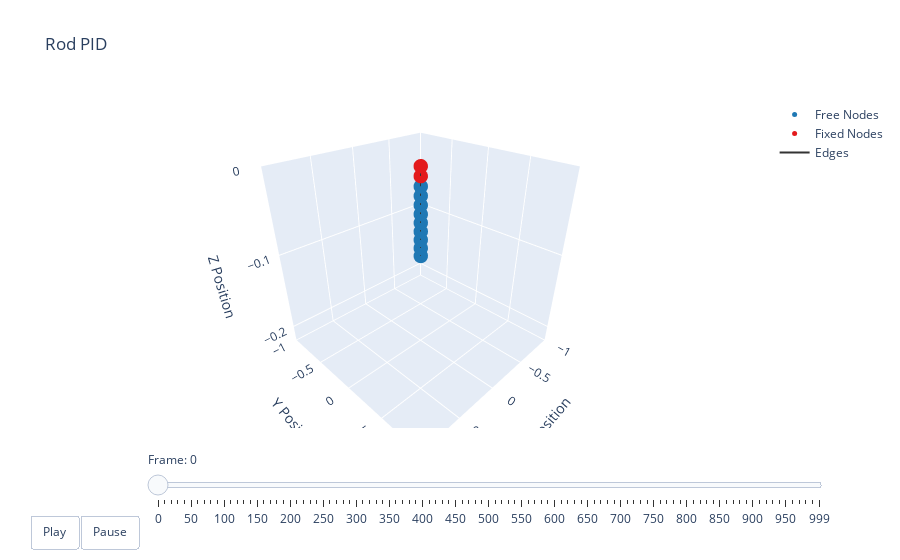

Here is the notebook cell this chart was saved with:
### Code cell
t = np.arange(robot.sim_params.total_time, step=robot.sim_params.dt)
options = dismech.AnimationOptions(title='Rod PID', plot_step=10)

fig = dismech.get_interactive_animation_plotly(robot, t, qs, options)
fig.show()

### Figure 1 — Plotly figure (JSON) as saved in the notebook; plotly's stock layout.template omitted (floating-point values rounded to 4 significant figures)
{"data": [{"marker": {"color": "#1f78b4", "size": 5}, "mode": "markers", "name": "Free Nodes", "type": "scatter3d", "x": [0.0, 0.0, 0.0, 0.0, 0.0, 0.0, 0.0, 0.0, 0.0], "y": [0.0, 0.0, 0.0, 0.0, 0.0, 0.0, 0.0, 0.0, 0.0], "z": [-0.02058, -0.03066, -0.04067, -0.05067, -0.06067, -0.07067, -0.08067, -0.09064, -0.1005]}, {"marker": {"color": "#e31a1c", "size": 5}, "mode": "markers", "name": "Fixed Nodes", "type": "scatter3d", "x": [0.0, 0.0], "y": [0.0, 0.0], "z": [0.0, -0.01]}, {"line": {"color": "#333333", "width": 2}, "mode": "lines", "name": "Edges", "type": "scatter3d", "x": [0, 0, null, 0, 0, null, 0, 0, null, 0, 0, null, 0, 0, null, 0, 0, null, 0, 0, null, 0, 0, null, 0, 0, null, 0, 0, null], "y": [0, 0, null, 0, 0, null, 0, 0, null, 0, 0, null, 0, 0, null, 0, 0, null, 0, 0, null, 0, 0, null, 0, 0, null, 0, 0, null], "z": [0, -0.01, null, -0.01, -0.02058, null, -0.02058, -0.03066, null, -0.03066, -0.04067, null, -0.04067, -0.05067, null, -0.05067, -0.06067, null, -0.06067, -0.07067, null, -0.07067, -0.08067, null, -0.08067, -0.09064, null, -0.09064, -0.1005, null]}, {"color": "rgba(166, 206, 227, 0.7)", "i": [], "j": [], "k": [], "name": "Faces", "opacity": 0.7, "showscale": false, "type": "mesh3d", "x": [0.0, 0.0, 0.0, 0.0, 0.0, 0.0, 0.0, 0.0, 0.0, 0.0, 0.0], "y": [0.0, 0.0, 0.0, 0.0, 0.0, 0.0, 0.0, 0.0, 0.0, 0.0, 0.0], "z": [0.0, -0.01, -0.02058, -0.03066, -0.04067, -0.05067, -0.06067, -0.07067, -0.08067, -0.09064, -0.1005]}], "layout": {"scene": {"camera": {"eye": {"x": 1.225, "y": 1.225, "z": 1.0}}, "xaxis": {"range": [0, 0], "title": {"text": "X Position"}}, "yaxis": {"range": [0, 0], "title": {"text": "Y Position"}}, "zaxis": {"range": [-0.2218, 0], "title": {"text": "Z Position"}}}, "sliders": [{"currentvalue": {"prefix": "Frame: "}, "steps": [{"args": [["0"], {"frame": {"duration": 50, "redraw": true}, "mode": "immediate"}], "label": "0", "method": "animate"}, {"args": [["1"], {"frame": {"duration": 50, "redraw": true}, "mode": "immediate"}], "label": "10", "method": "animate"}, {"args": [["2"], {"frame": {"duration": 50, "redraw": true}, "mode": "immediate"}], "label": "20", "method": "animate"}, {"args": [["3"], {"frame": {"duration": 50, "redraw": true}, "mode": "immediate"}], "label": "30", "method": "animate"}, {"args": [["4"], {"frame": {"duration": 50, "redraw": true}, "mode": "immediate"}], "label": "40", "method": "animate"}, {"args": [["5"], {"frame": {"duration": 50, "redraw": true}, "mode": "immediate"}], "label": "50", "method": "animate"}, {"args": [["6"], {"frame": {"duration": 50, "redraw": true}, "mode": "immediate"}], "label": "60", "method": "animate"}, {"args": [["7"], {"frame": {"duration": 50, "redraw": true}, "mode": "immediate"}], "label": "70", "method": "animate"}, {"args": [["8"], {"frame": {"duration": 50, "redraw": true}, "mode": "immediate"}], "label": "80", "method": "animate"}, {"args": [["9"], {"frame": {"duration": 50, "redraw": true}, "mode": "immediate"}], "label": "90", "method": "animate"}, {"args": [["10"], {"frame": {"duration": 50, "redraw": true}, "mode": "immediate"}], "label": "100", "method": "animate"}, {"args": [["11"], {"frame": {"duration": 50, "redraw": true}, "mode": "immediate"}], "label": "110", "method": "animate"}, {"args": [["12"], {"frame": {"duration": 50, "redraw": true}, "mode": "immediate"}], "label": "120", "method": "animate"}, {"args": [["13"], {"frame": {"duration": 50, "redraw": true}, "mode": "immediate"}], "label": "130", "method": "animate"}, {"args": [["14"], {"frame": {"duration": 50, "redraw": true}, "mode": "immediate"}], "label": "140", "method": "animate"}, {"args": [["15"], {"frame": {"duration": 50, "redraw": true}, "mode": "immediate"}], "label": "150", "method": "animate"}, {"args": [["16"], {"frame": {"duration": 50, "redraw": true}, "mode": "immediate"}], "label": "160", "method": "animate"}, {"args": [["17"], {"frame": {"duration": 50, "redraw": true}, "mode": "immediate"}], "label": "170", "method": "animate"}, {"args": [["18"], {"frame": {"duration": 50, "redraw": true}, "mode": "immediate"}], "label": "180", "method": "animate"}, {"args": [["19"], {"frame": {"duration": 50, "redraw": true}, "mode": "immediate"}], "label": "190", "method": "animate"}, {"args": [["20"], {"frame": {"duration": 50, "redraw": true}, "mode": "immediate"}], "label": "200", "method": "animate"}, {"args": [["21"], {"frame": {"duration": 50, "redraw": true}, "mode": "immediate"}], "label": "210", "method": "animate"}, {"args": [["22"], {"frame": {"duration": 50, "redraw": true}, "mode": "immediate"}], "label": "220", "method": "animate"}, {"args": [["23"], {"frame": {"duration": 50, "redraw": true}, "mode": "immediate"}], "label": "230", "method": "animate"}, {"args": [["24"], {"frame": {"duration": 50, "redraw": true}, "mode": "immediate"}], "label": "240", "method": "animate"}, {"args": [["25"], {"frame": {"duration": 50, "redraw": true}, "mode": "immediate"}], "label": "250", "method": "animate"}, {"args": [["26"], {"frame": {"duration": 50, "redraw": true}, "mode": "immediate"}], "label": "260", "method": "animate"}, {"args": [["27"], {"frame": {"duration": 50, "redraw": true}, "mode": "immediate"}], "label": "270", "method": "animate"}, {"args": [["28"], {"frame": {"duration": 50, "redraw": true}, "mode": "immediate"}], "label": "280", "method": "animate"}, {"args": [["29"], {"frame": {"duration": 50, "redraw": true}, "mode": "immediate"}], "label": "290", "method": "animate"}, {"args": [["30"], {"frame": {"duration": 50, "redraw": true}, "mode": "immediate"}], "label": "300", "method": "animate"}, {"args": [["31"], {"frame": {"duration": 50, "redraw": true}, "mode": "immediate"}], "label": "310", "method": "animate"}, {"args": [["32"], {"frame": {"duration": 50, "redraw": true}, "mode": "immediate"}], "label": "320", "method": "animate"}, {"args": [["33"], {"frame": {"duration": 50, "redraw": true}, "mode": "immediate"}], "label": "330", "method": "animate"}, {"args": [["34"], {"frame": {"duration": 50, "redraw": true}, "mode": "immediate"}], "label": "340", "method": "animate"}, {"args": [["35"], {"frame": {"duration": 50, "redraw": true}, "mode": "immediate"}], "label": "350", "method": "animate"}, {"args": [["36"], {"frame": {"duration": 50, "redraw": true}, "mode": "immediate"}], "label": "360", "method": "animate"}, {"args": [["37"], {"frame": {"duration": 50, "redraw": true}, "mode": "immediate"}], "label": "370", "method": "animate"}, {"args": [["38"], {"frame": {"duration": 50, "redraw": true}, "mode": "immediate"}], "label": "380", "method": "animate"}, {"args": [["39"], {"frame": {"duration": 50, "redraw": true}, "mode": "immediate"}], "label": "390", "method": "animate"}, {"args": [["40"], {"frame": {"duration": 50, "redraw": true}, "mode": "immediate"}], "label": "400", "method": "animate"}, {"args": [["41"], {"frame": {"duration": 50, "redraw": true}, "mode": "immediate"}], "label": "410", "method": "animate"}, {"args": [["42"], {"frame": {"duration": 50, "redraw": true}, "mode": "immediate"}], "label": "420", "method": "animate"}, {"args": [["43"], {"frame": {"duration": 50, "redraw": true}, "mode": "immediate"}], "label": "430", "method": "animate"}, {"args": [["44"], {"frame": {"duration": 50, "redraw": true}, "mode": "immediate"}], "label": "440", "method": "animate"}, {"args": [["45"], {"frame": {"duration": 50, "redraw": true}, "mode": "immediate"}], "label": "450", "method": "animate"}, {"args": [["46"], {"frame": {"duration": 50, "redraw": true}, "mode": "immediate"}], "label": "460", "method": "animate"}, {"args": [["47"], {"frame": {"duration": 50, "redraw": true}, "mode": "immediate"}], "label": "470", "method": "animate"}, {"args": [["48"], {"frame": {"duration": 50, "redraw": true}, "mode": "immediate"}], "label": "480", "method": "animate"}, {"args": [["49"], {"frame": {"duration": 50, "redraw": true}, "mode": "immediate"}], "label": "490", "method": "animate"}, {"args": [["50"], {"frame": {"duration": 50, "redraw": true}, "mode": "immediate"}], "label": "500", "method": "animate"}, {"args": [["51"], {"frame": {"duration": 50, "redraw": true}, "mode": "immediate"}], "label": "510", "method": "animate"}, {"args": [["52"], {"frame": {"duration": 50, "redraw": true}, "mode": "immediate"}], "label": "520", "method": "animate"}, {"args": [["53"], {"frame": {"duration": 50, "redraw": true}, "mode": "immediate"}], "label": "530", "method": "animate"}, {"args": [["54"], {"frame": {"duration": 50, "redraw": true}, "mode": "immediate"}], "label": "540", "method": "animate"}, {"args": [["55"], {"frame": {"duration": 50, "redraw": true}, "mode": "immediate"}], "label": "550", "method": "animate"}, {"args": [["56"], {"frame": {"duration": 50, "redraw": true}, "mode": "immediate"}], "label": "560", "method": "animate"}, {"args": [["57"], {"frame": {"duration": 50, "redraw": true}, "mode": "immediate"}], "label": "570", "method": "animate"}, {"args": [["58"], {"frame": {"duration": 50, "redraw": true}, "mode": "immediate"}], "label": "580", "method": "animate"}, {"args": [["59"], {"frame": {"duration": 50, "redraw": true}, "mode": "immediate"}], "label": "590", "method": "animate"}, {"args": [["60"], {"frame": {"duration": 50, "redraw": true}, "mode": "immediate"}], "label": "600", "method": "animate"}, {"args": [["61"], {"frame": {"duration": 50, "redraw": true}, "mode": "immediate"}], "label": "610", "method": "animate"}, {"args": [["62"], {"frame": {"duration": 50, "redraw": true}, "mode": "immediate"}], "label": "620", "method": "animate"}, {"args": [["63"], {"frame": {"duration": 50, "redraw": true}, "mode": "immediate"}], "label": "630", "method": "animate"}, {"args": [["64"], {"frame": {"duration": 50, "redraw": true}, "mode": "immediate"}], "label": "640", "method": "animate"}, {"args": [["65"], {"frame": {"duration": 50, "redraw": true}, "mode": "immediate"}], "label": "650", "method": "animate"}, {"args": [["66"], {"frame": {"duration": 50, "redraw": true}, "mode": "immediate"}], "label": "660", "method": "animate"}, {"args": [["67"], {"frame": {"duration": 50, "redraw": true}, "mode": "immediate"}], "label": "670", "method": "animate"}, {"args": [["68"], {"frame": {"duration": 50, "redraw": true}, "mode": "immediate"}], "label": "680", "method": "animate"}, {"args": [["69"], {"frame": {"duration": 50, "redraw": true}, "mode": "immediate"}], "label": "690", "method": "animate"}, {"args": [["70"], {"frame": {"duration": 50, "redraw": true}, "mode": "immediate"}], "label": "700", "method": "animate"}, {"args": [["71"], {"frame": {"duration": 50, "redraw": true}, "mode": "immediate"}], "label": "710", "method": "animate"}, {"args": [["72"], {"frame": {"duration": 50, "redraw": true}, "mode": "immediate"}], "label": "720", "method": "animate"}, {"args": [["73"], {"frame": {"duration": 50, "redraw": true}, "mode": "immediate"}], "label": "730", "method": "animate"}, {"args": [["74"], {"frame": {"duration": 50, "redraw": true}, "mode": "immediate"}], "label": "740", "method": "animate"}, {"args": [["75"], {"frame": {"duration": 50, "redraw": true}, "mode": "immediate"}], "label": "750", "method": "animate"}, {"args": [["76"], {"frame": {"duration": 50, "redraw": true}, "mode": "immediate"}], "label": "760", "method": "animate"}, {"args": [["77"], {"frame": {"duration": 50, "redraw": true}, "mode": "immediate"}], "label": "770", "method": "animate"}, {"args": [["78"], {"frame": {"duration": 50, "redraw": true}, "mode": "immediate"}], "label": "780", "method": "animate"}, {"args": [["79"], {"frame": {"duration": 50, "redraw": true}, "mode": "immediate"}], "label": "790", "method": "animate"}, {"args": [["80"], {"frame": {"duration": 50, "redraw": true}, "mode": "immediate"}], "label": "800", "method": "animate"}, {"args": [["81"], {"frame": {"duration": 50, "redraw": true}, "mode": "immediate"}], "label": "810", "method": "animate"}, {"args": [["82"], {"frame": {"duration": 50, "redraw": true}, "mode": "immediate"}], "label": "820", "method": "animate"}, {"args": [["83"], {"frame": {"duration": 50, "redraw": true}, "mode": "immediate"}], "label": "830", "method": "animate"}, {"args": [["84"], {"frame": {"duration": 50, "redraw": true}, "mode": "immediate"}], "label": "840", "method": "animate"}, {"args": [["85"], {"frame": {"duration": 50, "redraw": true}, "mode": "immediate"}], "label": "850", "method": "animate"}, {"args": [["86"], {"frame": {"duration": 50, "redraw": true}, "mode": "immediate"}], "label": "860", "method": "animate"}, {"args": [["87"], {"frame": {"duration": 50, "redraw": true}, "mode": "immediate"}], "label": "870", "method": "animate"}, {"args": [["88"], {"frame": {"duration": 50, "redraw": true}, "mode": "immediate"}], "label": "880", "method": "animate"}, {"args": [["89"], {"frame": {"duration": 50, "redraw": true}, "mode": "immediate"}], "label": "890", "method": "animate"}, {"args": [["90"], {"frame": {"duration": 50, "redraw": true}, "mode": "immediate"}], "label": "900", "method": "animate"}, {"args": [["91"], {"frame": {"duration": 50, "redraw": true}, "mode": "immediate"}], "label": "910", "method": "animate"}, {"args": [["92"], {"frame": {"duration": 50, "redraw": true}, "mode": "immediate"}], "label": "920", "method": "animate"}, {"args": [["93"], {"frame": {"duration": 50, "redraw": true}, "mode": "immediate"}], "label": "930", "method": "animate"}, {"args": [["94"], {"frame": {"duration": 50, "redraw": true}, "mode": "immediate"}], "label": "940", "method": "animate"}, {"args": [["95"], {"frame": {"duration": 50, "redraw": true}, "mode": "immediate"}], "label": "950", "method": "animate"}, {"args": [["96"], {"frame": {"duration": 50, "redraw": true}, "mode": "immediate"}], "label": "960", "method": "animate"}, {"args": [["97"], {"frame": {"duration": 50, "redraw": true}, "mode": "immediate"}], "label": "970", "method": "animate"}, {"args": [["98"], {"frame": {"duration": 50, "redraw": true}, "mode": "immediate"}], "label": "980", "method": "animate"}, {"args": [["99"], {"frame": {"duration": 50, "redraw": true}, "mode": "immediate"}], "label": "990", "method": "animate"}, {"args": [["100"], {"frame": {"duration": 50, "redraw": true}, "mode": "immediate"}], "label": "999", "method": "animate"}], "transition": {"duration": 0}, "x": 0.1, "y": 0}], "title": {"text": "Rod PID"}, "updatemenus": [{"buttons": [{"args": [null, {"frame": {"duration": 50, "redraw": true}, "fromcurrent": true}], "label": "Play", "method": "animate"}, {"args": [[null], {"frame": {"duration": 0, "redraw": true}, "mode": "immediate"}], "label": "Pause", "method": "animate"}], "direction": "left", "pad": {"r": 10, "t": 87}, "showactive": false, "type": "buttons", "x": 0.1, "xanchor": "right", "y": 0, "yanchor": "top"}]}}
